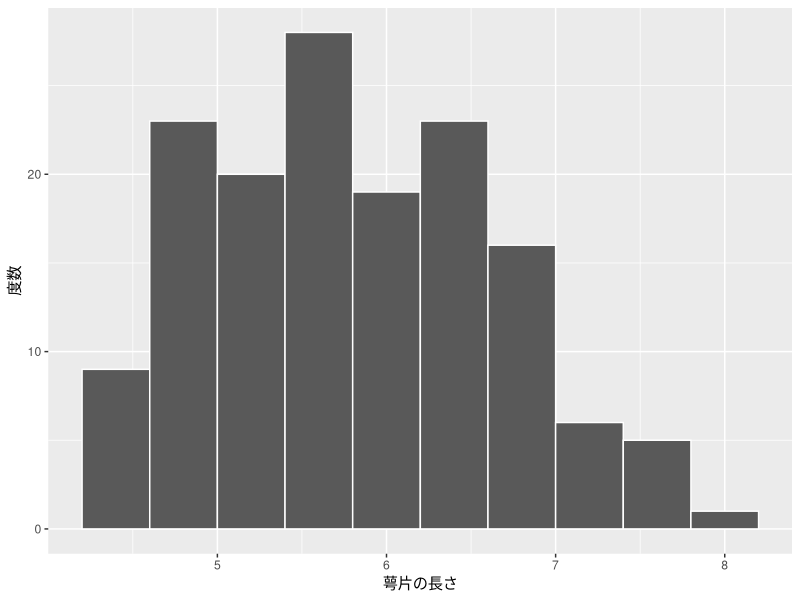

This chart was generated by the following R code:
## ---- chunk 1
#| fig-width: 2.5
#| fig-height: 1.5
library(tidyverse)
iris |>
  ggplot() +
  geom_histogram(aes(x = Sepal.Length), color = "white", bins = 10) +
  labs(x = "萼片の長さ", y = "度数")
